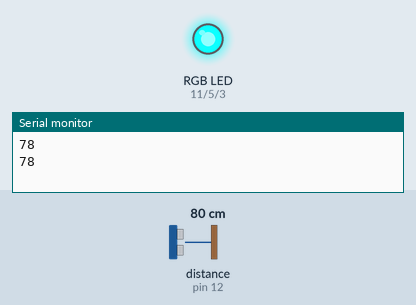
Simulated run of this sketch. Board: Arduino Uno, built with avr-gcc and run on an emulated ATmega328P. Shown: an RGB LED mixed from three pins (HIGH = lit), the last lines printed to the serial monitor. Wiring (inferred from the names in the program): ultrasonic range finder: trigger pin 13; echo pin 12. The test bench sets the inputs (shaded band); at power-on: distance to the obstacle (sensor on pin 12) 80 cm. The echo pulse lasts 58.3 µs per cm; pins used as bus, display or sensor lines are not drawn.

Above: at 1.8 s.
1.9 s: distance to the obstacle (sensor on pin 12) set to 74 cm
At 2.7 s:
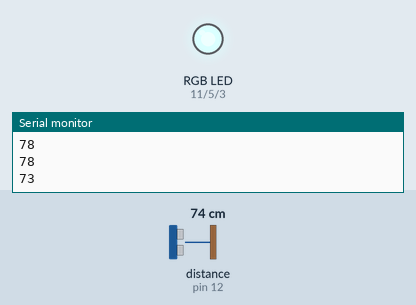
3.5 s: distance to the obstacle (sensor on pin 12) set to 9 cm
At 4.5 s:
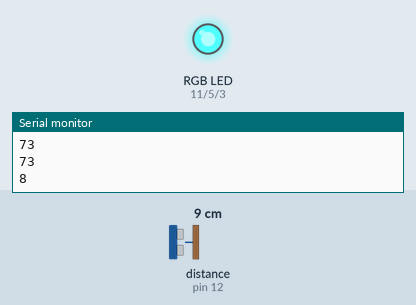
5.5 s: distance to the obstacle (sensor on pin 12) set to 18 cm
At 7.3 s:
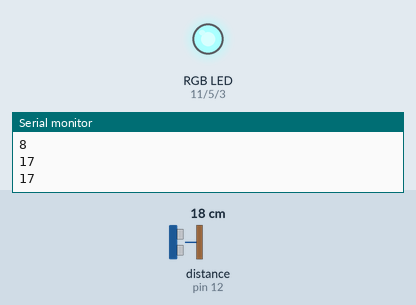
Timing chart, 0 to 8.8 s (numbered marks = the images above; inputs shaded):
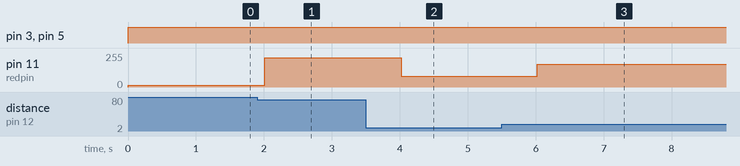

The sketch:

Lab7Spec2.ino
```cpp
#define trigPin 13
#define echoPin 12

#define redpin 11
#define greenpin 5
#define bluepin 3

void setup()
{
  Serial.begin (9600);

  pinMode(trigPin, OUTPUT);
  pinMode(echoPin, INPUT);
  //pinMode(buzzer, OUTPUT);

  pinMode(redpin, OUTPUT);
  pinMode(greenpin, OUTPUT);
  pinMode(bluepin, OUTPUT);

}

void loop()
{
//******************************************************//
  // Sample Code
  long duration, distance;
  // (1) : generate ultrasonic waveform
  digitalWrite(trigPin, LOW);
  delayMicroseconds(2);
  digitalWrite(trigPin, HIGH);
  delayMicroseconds(10);


  digitalWrite(trigPin, LOW);

  duration = pulseIn(echoPin, HIGH);

  distance = duration * 17 / 1000;


  set_color(distance,255,255);

  Serial.println(distance);

  delay(1000);
}


void set_color(int red, int green, int blue)
{
  analogWrite(redpin, red*10);
  analogWrite(greenpin, 255);
  analogWrite(bluepin, 255);
}
```

Measured:
- the behaviour switches between 78 and 77 cm on distance to the obstacle (sensor on pin 12) (found by bisection; images 0 and 1)
- after the input at 1.9 s, pin 11 (redpin): 12/255 → 218/255 after 0.12 s
- after the input at 3.5 s, pin 11 (redpin): 218/255 → 80/255 after 0.52 s
- after the input at 5.5 s, pin 11 (redpin): 80/255 → 170/255 after 0.52 s
